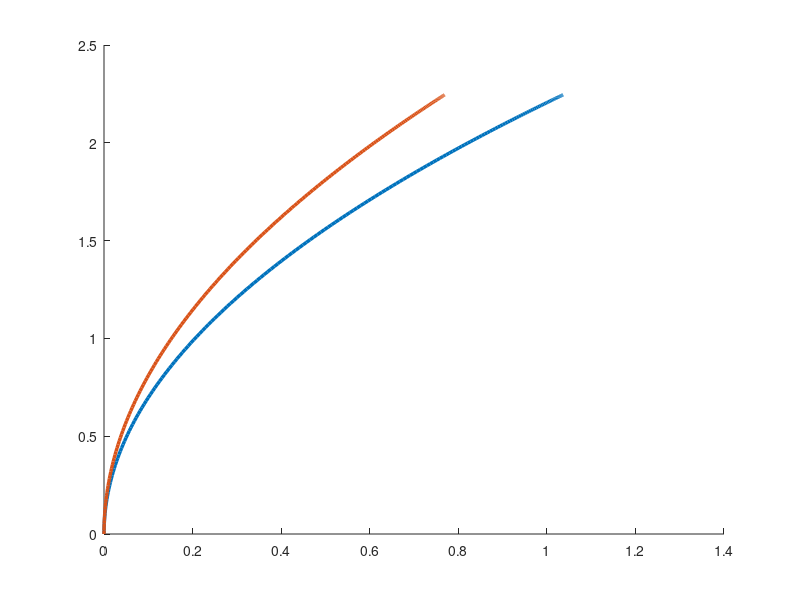

Source code (MATLAB): (Note: this script raises an error after producing the figure.)
clear all 
close all
x = linspace(-0.5,0,200);
y = linspace(0.005,0.005,200);

r = sqrt(x.^2 + y.^2);

% Theta (rad) 
th = linspace(0, pi, 200);
% h0 is the height 
h0 = 10000.0;
% Amount of displacement 
Delta = 100; 
% stretch in direction of displacement 
lambda_a = 1 + Delta/h0;

% Known a for specific geometry 
ac = 2*sqrt(h0/pi)*(lambda_a - inv(lambda_a));
a = [ac];
% Unknown amplitudes
c = [1.55 1.15];
% c = [0.422449];
for ii = 1:length(c)
    y2(ii,:) = a*sin(th./2);
    y1(ii,:) = 2*c(ii)*((y2(ii,:)/a).^2).*(cos(th)/(1-cos(th)));
%     y1(ii,:) = c(ii)*cos(th);
%     y1(ii,:) = c(ii)*(y2(ii,:)/a).^2;
    
    y2_norm(ii,:) = (1/a)*sin(th./2);
    y1_norm(ii,:) = 2*c(ii)*y2(ii,:).^2*(cos(th)/(1-cos(th)));    
end

figure(1)
hold on 
plot(-y1(1,:), y2(1,:), 'LineWidth', 2.5)
plot(-y1(2,:), y2(2,:), 'LineWidth', 2.5)
hold on
% h1 = plot(y1_1, y2_1, 'o');

y1_1 = Disp.y5;
y2_1 = Disp.y6; 

h1 = plot(y1_1, y2_1, 'LineWidth', 2.5);
xlabel("$y_1$", 'Interpreter', 'LaTeX')
ylabel("$y_2$", 'Interpreter', 'LaTeX')
ax.FontSize = 15; 
xlim([0 0.04])
ylim([0 0.04])
set(gca, 'XScale', 'log')
set(gca, 'YScale', 'log')
saveas(gcf, 'Log.eps', 'epsc')

%% Plotting

y1_1 = VaryingC.y1;
y2_1 = VaryingC.y2;
y1_2 = VaryingC.y3;
y2_2 = VaryingC.y4;
y1_3 = VaryingC.y5;
y2_3 = VaryingC.y6;
y1_4 = VaryingC.y7;
y2_4 = VaryingC.y8;
y1_5 = VaryingC.y9;
y2_5 = VaryingC.y10;
y1_6 = VaryingC.y11;
y2_6 = VaryingC.y12;
y1_7 = VaryingC.y13;
y2_7 = VaryingC.y14;
y1_8 = VaryingC.y15;
y2_8 = VaryingC.y16;
y1_9 = VaryingC.y17;
y2_9 = VaryingC.y18;

figure(1)
hold on
h1 = plot(y1_1, y2_1, 'LineWidth', 2.5);
h2 = plot(y1_2, y2_2, 'LineWidth', 2.5);
h3 = plot(y1_3, y2_3, 'LineWidth', 2.5);
h4 = plot(y1_4, y2_4, 'LineWidth', 2.5);
h5 = plot(y1_5, y2_5, 'LineWidth', 2.5);
h6 = plot(y1_6, y2_6, 'LineWidth', 2.5);
h7 = plot(y1_7, y2_7, 'LineWidth', 2.5);
h8 = plot(y1_8, y2_8, 'LineWidth', 2.5);
h9 = plot(y1_9, y2_9, 'LineWidth', 2.5);
title(leg, "$c$", 'Interpreter', 'Latex');
leg = legend([h1,h2,h3,h4,h5,h6,h7,h8,h9],["1.15", "1.20", "1.25", "1.30", "1.35", "1.40", "1.45", "1.50", "1.55"], 'Location', 'Best');


title(leg, "$No Phase-Field$", 'Interpreter', 'Latex');
leg = legend([h1, h2],["X+2, Y+5", "Trimmed"], 'Location', 'Best');
leg = legend([h1, h2, h3, h4],["X+4, Y+5", "X+3, Y+6", "X+2, Y+8", "X+1, Y+10"], 'Location', 'Best');
leg = legend([h1, h2, h3, h4],["X+2, Y+5", "X+4, Y+5", "X+6, Y+5", "X+8, Y+5"], 'Location', 'Best');
leg = legend([h1, h2, h3, h4],["X+3, Y+5", "X+3, Y+6", "X+3, Y+8", "X+3, Y+10"], 'Location', 'Best');

% leg = legend([h1, h2, h3, h4],["Discrete Stabilized", "Phase-Field Stabilized", "Displacement", "Taylor-Hood"], 'Location', 'Best');

ax = gca;
xlabel("$y_1$", 'Interpreter', 'LaTeX')
ylabel("$y_2$", 'Interpreter', 'LaTeX')
xlim([0 0.5])
ylim([0 0.2])
ax.FontSize = 15; 
set(gca, 'XScale', 'log')
set(gca, 'YScale', 'log')

saveas(gcf, 'Varying_c_comparison.eps', 'epsc')

%%
figure(2)
Points = Vertical.Points1;
a = Vertical.a;
Damage = Vertical.Damage;
h0 = plot(Points, Damage, 'LineWidth', 2.5)
hold on
h1 = plot(Points, a, 'LineWidth', 2.5)
leg = legend([h0, h1],["Damage", "a"], 'Location', 'Best');

%% 

% th = linspace(-pi, pi, 200);

u1 = 1.15*r.*cos(-th);
u2 = 1.4741*sqrt(r).*sin(-th./2);
figure(1)
hold on 
plot(x, u1, 'LineWidth', 2.5)
plot(x, u2, 'LineWidth', 2.5)

u1_test = Untitled.Displacement0;
u2_test = Untitled.Displacement1;
x_test = Untitled.Points0;



figure(2)
hold on
plot(x_test, u1_test, 'LineWidth', 2.5);
plot(x_test, u2_test, 'LineWidth', 2.5);
